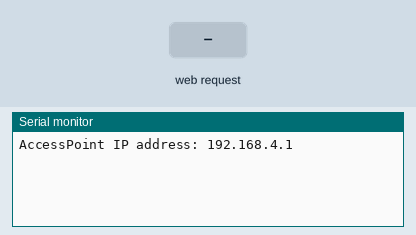
The sketch below on a simulated ESP32. Shown: the last lines printed to the serial monitor. The inputs (shaded band) are chosen by the test bench.

Above: at 1.2 s.
1.3 s: HTTP request GET /right received
At 2.3 s:
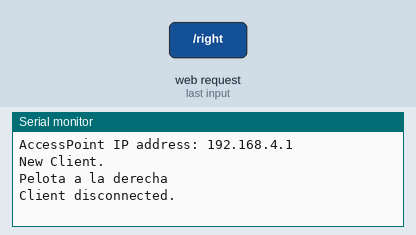
2.8 s: HTTP request GET /left received
At 3.4 s:
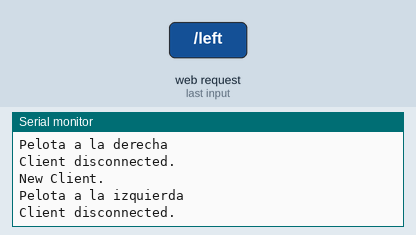
4.3 s: HTTP request GET /null received
At 5.5 s:
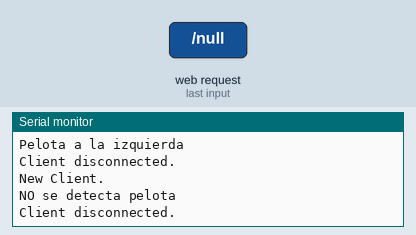
5.8 s: HTTP request GET /center received
At 6.9 s:
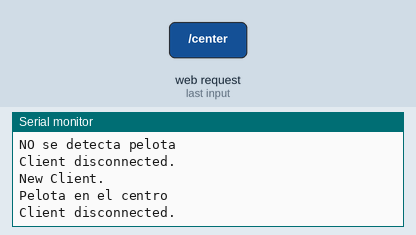

Measured:
- after the input at 1.3 s, the serial monitor: prints a new line at once (image 1)
- after the input at 2.8 s, the serial monitor: prints a new line at once (image 2)
- after the input at 4.3 s, the serial monitor: prints a new line at once (image 3)
- after the input at 5.8 s, the serial monitor: prints a new line at once (image 4)

The sketch:

ESP_Point_Acces.ino
```cpp
//********************************Variables para Configuración AccessPoint*********************
#include <WiFi.h>
const char* ssid     = "ESP32-Access-Point";
const char* password = "123456789";
WiFiServer server(80);
String header;

void setup() {
  Serial.begin(115200);
  accessPointInit();
}

void loop(){
  visionPelotas();//Busca centro de pelota, 0-centro,1-derecha,2-izquierda, 3-sin objetivo
}
void accessPointInit(){
  WiFi.softAP(ssid, password);
  Serial.print("AccessPoint IP address: ");
  Serial.println(WiFi.softAPIP());
  server.begin();
}

int visionPelotas()
{
int ball;
WiFiClient client = server.available();   // Listen for incoming clients

  if (client) {                             // If a new client connects,
    Serial.println("New Client.");          // print a message out in the serial port
    String currentLine = "";                // make a String to hold incoming data from the client
    while (client.connected()) {            // loop while the client's connected
      if (client.available()) {             // if there's bytes to read from the client,
        char c = client.read();             // read a byte, then
        header += c;
        if (c == '\n') {                    // if the byte is a newline character
          // if the current line is blank, you got two newline characters in a row.
          // that's the end of the client HTTP request, so send a response:
          if (currentLine.length() == 0) {
            // HTTP headers always start with a response code (e.g. HTTP/1.1 200 OK)
            // and a content-type so the client knows what's coming, then a blank line:
            client.println("HTTP/1.1 200 OK");
            client.println("Content-type:text/html");
            client.println("Connection: close");
            client.println();

            if (header.indexOf("right") >= 0){
              Serial.println("Pelota a la derecha");
              ball=1;
            }
            if (header.indexOf("left") >= 0){
              Serial.println("Pelota a la izquierda");
              ball=2;
            }
            if (header.indexOf("null") >= 0) {
              Serial.println("NO se detecta pelota");
              ball=3;
            }
            if (header.indexOf("center") >= 0){
              Serial.println("Pelota en el centro");
              ball=0;
            }
            // The HTTP response ends with another blank line
            client.println();
            // Break out of the while loop
            break;
          } else { // if you got a newline, then clear currentLine
            currentLine = "";
          }
        } else if (c != '\r') {  // if you got anything else but a carriage return character,
          currentLine += c;      // add it to the end of the currentLine
        }
      }
    }
    // Clear the header variable
    header = "";
    // Close the connection
    client.stop();
    Serial.println("Client disconnected.");
    Serial.println("");
  }
  return ball;
}
```
